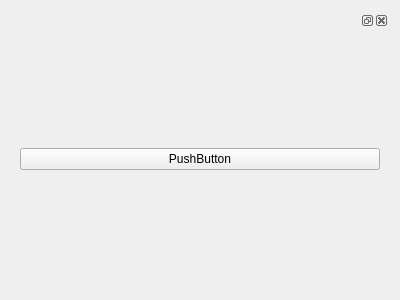
<?xml version="1.0" encoding="UTF-8"?>
<ui version="4.0">
 <class>Form</class>
 <widget class="QWidget" name="Form">
  <property name="geometry">
   <rect>
    <x>0</x>
    <y>0</y>
    <width>400</width>
    <height>300</height>
   </rect>
  </property>
  <property name="windowTitle">
   <string notr="true">Form</string>
  </property>
  <property name="toolTip">
   <string notr="true"/>
  </property>
  <property name="statusTip">
   <string notr="true"/>
  </property>
  <property name="whatsThis">
   <string notr="true"/>
  </property>
  <layout class="QVBoxLayout" name="verticalLayout">
   <item>
    <widget class="QDockWidget" name="dockWidget">
     <property name="toolTip">
      <string notr="true"/>
     </property>
     <property name="statusTip">
      <string notr="true"/>
     </property>
     <property name="whatsThis">
      <string notr="true"/>
     </property>
     <widget class="QWidget" name="dockWidgetContents">
      <property name="toolTip">
       <string notr="true"/>
      </property>
      <property name="statusTip">
       <string notr="true"/>
      </property>
      <property name="whatsThis">
       <string notr="true"/>
      </property>
      <layout class="QVBoxLayout" name="verticalLayout_2">
       <item>
        <widget class="QPushButton" name="pushButton">
         <property name="toolTip">
          <string notr="true"/>
         </property>
         <property name="statusTip">
          <string notr="true"/>
         </property>
         <property name="whatsThis">
          <string notr="true"/>
         </property>
         <property name="text">
          <string>PushButton</string>
         </property>
        </widget>
       </item>
      </layout>
     </widget>
    </widget>
   </item>
  </layout>
 </widget>
 <resources/>
 <connections/>
</ui>
